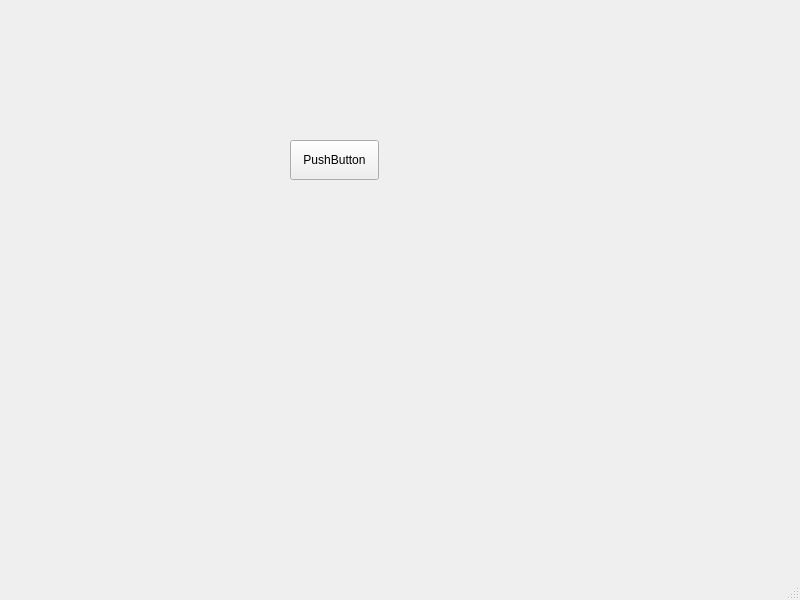
<?xml version="1.0" encoding="UTF-8"?>
<ui version="4.0">
 <class>MainWindow</class>
 <widget class="QMainWindow" name="MainWindow">
  <property name="geometry">
   <rect>
    <x>0</x>
    <y>0</y>
    <width>800</width>
    <height>600</height>
   </rect>
  </property>
  <property name="windowTitle">
   <string>MainWindow</string>
  </property>
  <widget class="QWidget" name="centralwidget">
   <widget class="SwitchButton" name="pushButton">
    <property name="geometry">
     <rect>
      <x>290</x>
      <y>140</y>
      <width>89</width>
      <height>40</height>
     </rect>
    </property>
    <property name="sizePolicy">
     <sizepolicy hsizetype="Minimum" vsizetype="Minimum">
      <horstretch>0</horstretch>
      <verstretch>0</verstretch>
     </sizepolicy>
    </property>
    <property name="minimumSize">
     <size>
      <width>0</width>
      <height>0</height>
     </size>
    </property>
    <property name="baseSize">
     <size>
      <width>0</width>
      <height>100</height>
     </size>
    </property>
    <property name="text">
     <string>PushButton</string>
    </property>
   </widget>
  </widget>
  <widget class="QMenuBar" name="menubar">
   <property name="geometry">
    <rect>
     <x>0</x>
     <y>0</y>
     <width>800</width>
     <height>28</height>
    </rect>
   </property>
  </widget>
  <widget class="QStatusBar" name="statusbar"/>
 </widget>
 <customwidgets>
  <customwidget>
   <class>SwitchButton</class>
   <extends>QPushButton</extends>
   <header>switchbutton.h</header>
  </customwidget>
 </customwidgets>
 <resources/>
 <connections/>
</ui>
